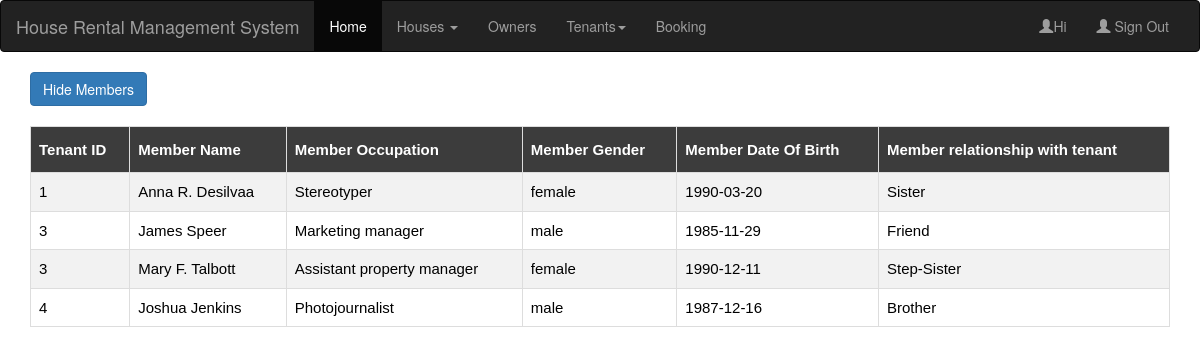
Page /tenant2.php on the committed database.
### tables this page shows
CREATE TABLE IF NOT EXISTS `member` (
  `t_id` int(11) NOT NULL,
  `fname` varchar(20) NOT NULL,
  `lname` varchar(20) NOT NULL,
  `occupation` varchar(50) DEFAULT NULL,
  `gender` varchar(10) DEFAULT NULL,
  `dob` date DEFAULT NULL,
  `relationship` varchar(20) DEFAULT NULL
);

### tenant2.php (the view, shortened to what this page needs)
<!DOCTYPE html>
<html lang="en">
<head>
   <link rel="stylesheet" type="text/css" href="table.css">
  <link rel="stylesheet" href="https://maxcdn.bootstrapcdn.com/bootstrap/3.4.0/css/bootstrap.min.css">
</head>
<body>
<nav class="navbar navbar-inverse">
  <div class="container-fluid">
    <div class="navbar-header">
      <a class="navbar-brand" href="#">House Rental Management System</a>
    </div>
    <div class="collapse navbar-collapse" id="myNavbar">
      <ul class="nav navbar-nav">
        <li class="active"><a href="home.php">Home</a></li>
        <li class="dropdown">
          <a class="dropdown-toggle" data-toggle="dropdown" href="#">Houses <span class="caret"></span></a>
        </li>
        <li><a href="owner.php">Owners</a></li>
        <li class="dropdown">
          <a class="dropdown-toggle" data-toggle="dropdown" href="#">Tenants<span class="caret"></span></a>
          </li>
        <li><a href="booking.php">Booking</a></li>
      </ul>
      <ul class="nav navbar-nav navbar-right">
         <li><a href="#"><span class="glyphicon glyphicon-user"></span>Hi <?php session_start();echo $_SESSION['uname'];?></a>
         </li>
        <li><a href="index.html"><span class="glyphicon glyphicon-user"></span> Sign Out</a></li>
      </ul>
    </div>
  </div>
</nav>
<div class="container">
  <a href="tenant.php" class='btn btn-primary'>Hide Members</a><br><br>
  <table border="1" id="customers">
    <tr>
      <th>Tenant ID</th>
      <th>Member Name</th>
      <th>Member Occupation</th>
      <th>Member Gender</th>
      <th>Member Date Of Birth</th>
      <th>Member relationship with tenant</th>
    </tr>
<?php
include("connection.php");
$query="select * from tenant t join member m on t.t_id=m.t_id";
$data=mysqli_query($conn,$query);
while($result=mysqli_fetch_assoc($data))
{
 echo "<tr><td>".$result['t_id']."</td><td>".$result['fname']." ".$result['lname']."</td><td>".$result['occupation']."</td><td>".$result['gender']."</td><td>".$result['dob']."</td><td>".$result['relationship']."</td></tr>";
}
echo "</table>";
?>
</div>
</body>
</html>

### table.css (style rules this page uses)
table { width:100%; color: black; font-family: monospace; font-size: 15px; text-align: left; border-color: black; border-style: solid; }
#customers { font-family: "Trebuchet MS", Arial, Helvetica, sans-serif; border-collapse: collapse; width: 100%; }
#customers td, #customers th { border: 1px solid #ddd; padding: 8px; }
#customers tr:nth-child(even) { background-color: #f2f2f2; }
#customers th { padding-top: 12px; padding-bottom: 12px; text-align: left; background-color: #3c3c3c; color: white; }

### rows in the picture
member: t "1", fname "Anna R.", lname "Desilvaa", occupation "Stereotyper", gender "female", dob "1990-03-20", relationship "Sister"
member: t "3", fname "James", lname "Speer", occupation "Marketing manager", gender "male", dob "1985-11-29", relationship "Friend"
member: t "3", fname "Mary F.", lname "Talbott", occupation "Assistant property manager", gender "female", dob "1990-12-11", relationship "Step-Sister"
member: t "4", fname "Joshua", lname "Jenkins", occupation "Photojournalist", gender "male", dob "1987-12-16", relationship "Brother"
